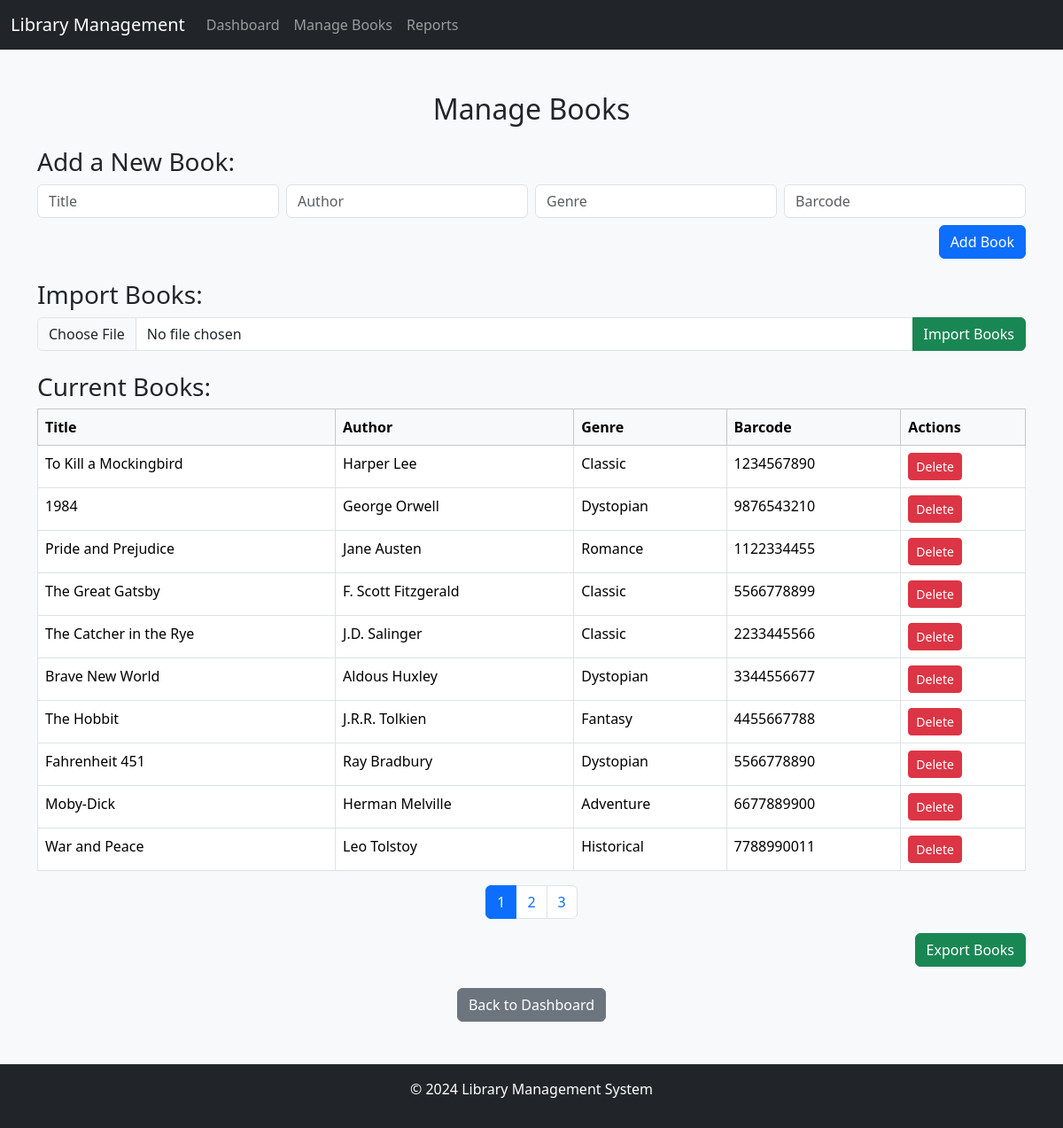
The page /manage_books.php (signed in) on the database its author committed.
### tables this page shows
CREATE TABLE `books` (
  `id` int(11) NOT NULL,
  `title` varchar(255) NOT NULL,
  `author` varchar(255) NOT NULL,
  `genre` varchar(100) DEFAULT NULL,
  `barcode` varchar(50) NOT NULL,
  `availability` tinyint(1) NOT NULL DEFAULT 1,
  `is_removed` tinyint(1) NOT NULL DEFAULT 0
);

### manage_books.php (the view, shortened to what this page needs)
<?php include 'header.php'; ?>
<?php
$conn = new mysqli('localhost', 'root', '', 'library_management_system');
$results_per_page = 10;
$page = isset($_GET['page']) ? (int)$_GET['page'] : 1;
$offset = ($page - 1) * $results_per_page;
$sql = "SELECT * FROM books WHERE is_removed = 0 LIMIT $results_per_page OFFSET $offset";
$result = $conn->query($sql);
$books = $result->fetch_all(MYSQLI_ASSOC);
$sql_total = "SELECT COUNT(*) AS total FROM books WHERE is_removed = 0";
$result_total = $conn->query($sql_total);
$total_books = $result_total->fetch_assoc()['total'];
$total_pages = ceil($total_books / $results_per_page);
?>
<!DOCTYPE html>
<html lang="en">
<head>
    <link href="bootstrap-5.3.3-dist/css/bootstrap.min.css" rel="stylesheet">
</head>
<body class="bg-light">
    <div class="container my-5">
        <h2 class="text-center mb-4">Manage Books</h2>
        <h3>Add a New Book:</h3>
        <form method="post" action="" class="mb-4">
            <div class="row g-2">
                <div class="col-md-3">
                    <input type="text" name="title" class="form-control" placeholder="Title" required>
                </div>
                <div class="col-md-3">
                    <input type="text" name="author" class="form-control" placeholder="Author" required>
                </div>
                <div class="col-md-3">
                    <input type="text" name="genre" class="form-control" placeholder="Genre">
                </div>
                <div class="col-md-3">
                    <input type="text" name="barcode" class="form-control" placeholder="Barcode" required>
                </div>
                <div class="col-md-12 text-end mt-2">
                    <button type="submit" name="add_book" class="btn btn-primary">Add Book</button>
                </div>
            </div>
        </form>
        <h3>Import Books:</h3>
        <form method="post" action="" enctype="multipart/form-data" class="mb-4">
            <div class="input-group">
                <input type="file" name="excel_file" class="form-control" accept=".xlsx, .xls" required>
                <button type="submit" name="import_books" class="btn btn-success">Import Books</button>
            </div>
        </form>
        <h3>Current Books:</h3>
        <table class="table table-bordered table-hover">
            <thead class="table-light">
                <tr>
                    <th>Title</th>
                    <th>Author</th>
                    <th>Genre</th>
                    <th>Barcode</th>
                    <th>Actions</th>
                </tr>
            </thead>
            <tbody>
                <?php foreach ($books as $book): ?>
                    <tr>
                        <td><?php echo $book['title']; ?></td>
                        <td><?php echo $book['author']; ?></td>
                        <td><?php echo $book['genre']; ?></td>
                        <td><?php echo $book['barcode']; ?></td>
                        <td>
                            <form method="post" action="" class="d-inline">
                                <button type="submit" name="delete_book" class="btn btn-danger btn-sm" onclick="return confirm('Are you sure?');">Delete</button>
                            </form>
                        </td>
                    </tr>
                <?php endforeach; ?>
            </tbody>
        </table>
        <nav>
            <ul class="pagination justify-content-center">
                <?php for ($i = 1; $i <= $total_pages; $i++): ?>
                    <li class="page-item <?php if ($i === $page) echo 'active'; ?>">
                        <a class="page-link" href="?page=<?php echo $i; ?>"><?php echo $i; ?></a>
                    </li>
                <?php endfor; ?>
            </ul>
        </nav>
        <div class="text-end mb-3">
            <form method="get" action="export.php">
                <button type="submit" class="btn btn-success">Export Books</button>
            </form>
        </div>
        <div class="text-center mt-4">
            <a href="dashboard.php" class="btn btn-secondary">Back to Dashboard</a>
        </div>
    </div>
</body>
</html>
<?php include 'footer.php'; ?>

### header.php (shortened to what this page needs)
<!DOCTYPE html>
<html lang="en">
<head>
    <link href="bootstrap-5.3.3-dist/css/bootstrap.min.css" rel="stylesheet">
</head>
<body>
    <nav class="navbar navbar-expand-lg navbar-dark bg-dark">
        <div class="container-fluid">
            <a class="navbar-brand" href="#">Library Management</a>
            <div class="collapse navbar-collapse" id="navbarNav">
                <ul class="navbar-nav">
                    <li class="nav-item"><a class="nav-link" href="dashboard.php">Dashboard</a></li>
                    <li class="nav-item"><a class="nav-link" href="manage_books.php">Manage Books</a></li>
                    <li class="nav-item"><a class="nav-link" href="reports.php">Reports</a></li>
                </ul>
            </div>
        </div>
    </nav>

### footer.php
<footer class="bg-dark text-white text-center py-3 mt-5">
        <p>&copy; 2024 Library Management System</p>
    </footer>
</body>
</html>

### rows shown on the page
books: title "To Kill a Mockingbird", author "Harper Lee", genre "Classic", barcode "1234567890"
books: title "1984", author "George Orwell", genre "Dystopian", barcode "9876543210"
books: title "Pride and Prejudice", author "Jane Austen", genre "Romance", barcode "1122334455"
books: title "The Great Gatsby", author "F. Scott Fitzgerald", genre "Classic", barcode "5566778899"
books: title "The Catcher in the Rye", author "J.D. Salinger", genre "Classic", barcode "2233445566"
books: title "Brave New World", author "Aldous Huxley", genre "Dystopian", barcode "3344556677"
books: title "The Hobbit", author "J.R.R. Tolkien", genre "Fantasy", barcode "4455667788"
books: title "Fahrenheit 451", author "Ray Bradbury", genre "Dystopian", barcode "5566778890"
books: title "Moby-Dick", author "Herman Melville", genre "Adventure", barcode "6677889900"
books: title "War and Peace", author "Leo Tolstoy", genre "Historical", barcode "7788990011"
